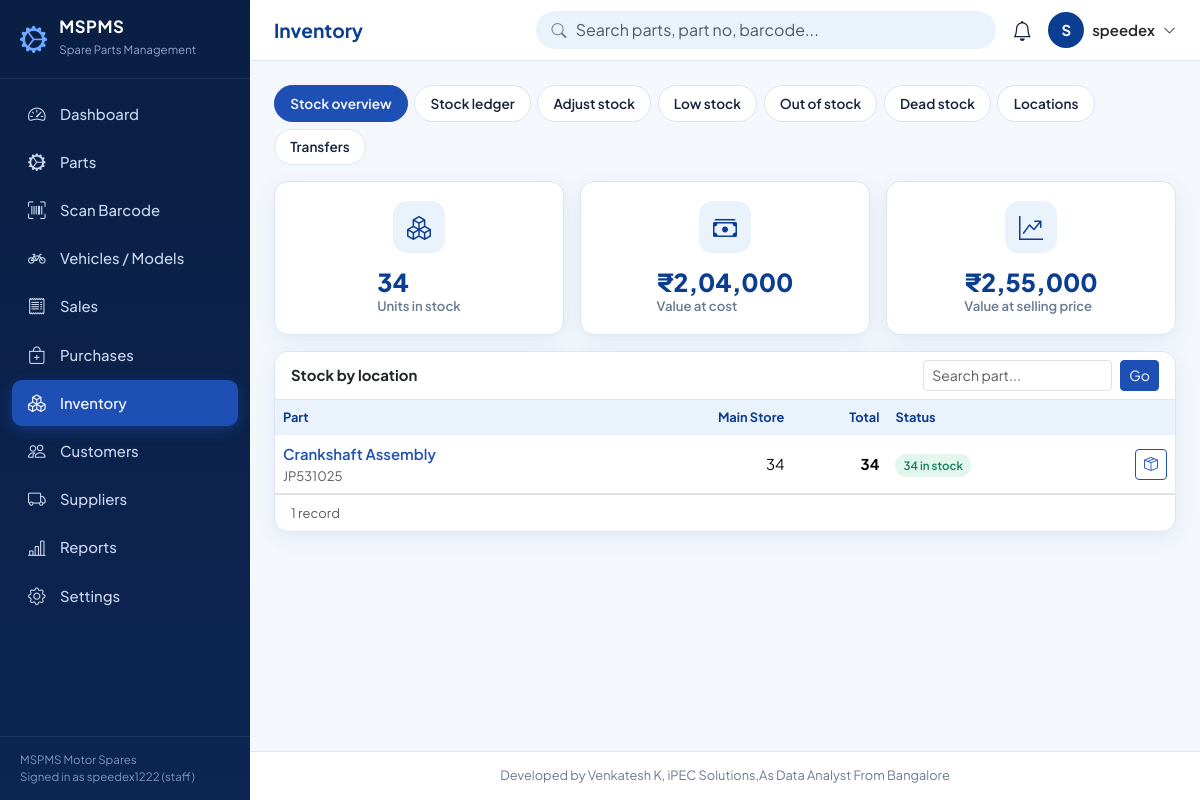
The page /inventory (signed in) on the database its author committed.
### tables this page shows
CREATE TABLE settings (
    key   TEXT PRIMARY KEY,
    value TEXT
);

CREATE TABLE users (
    id            INTEGER PRIMARY KEY AUTOINCREMENT,
    username      TEXT NOT NULL UNIQUE COLLATE NOCASE CHECK (length(username) >= 3),
    password_hash TEXT NOT NULL,
    full_name     TEXT NOT NULL,
    email         TEXT,
    role          TEXT NOT NULL DEFAULT 'staff' CHECK (role IN ('admin','manager','staff')),
    active        INTEGER NOT NULL DEFAULT 1 CHECK (active IN (0,1)),
    created_at    TEXT NOT NULL DEFAULT (datetime('now','localtime'))
);

CREATE TABLE locations (
    id      INTEGER PRIMARY KEY AUTOINCREMENT,
    name    TEXT NOT NULL UNIQUE COLLATE NOCASE,
    type    TEXT NOT NULL DEFAULT 'Store' CHECK (type IN ('Store','Warehouse','Rack')),
    address TEXT
);

CREATE TABLE parts (
    id            INTEGER PRIMARY KEY AUTOINCREMENT,
    part_no       TEXT NOT NULL UNIQUE COLLATE NOCASE,
    name          TEXT NOT NULL,
    category_id   INTEGER NOT NULL REFERENCES categories(id) ON DELETE RESTRICT,
    brand_id      INTEGER REFERENCES brands(id) ON DELETE SET NULL,
    description   TEXT,
    cost_price    REAL NOT NULL DEFAULT 0 CHECK (cost_price >= 0),
    selling_price REAL NOT NULL DEFAULT 0 CHECK (selling_price >= 0),
    gst_percent   REAL NOT NULL DEFAULT 18 CHECK (gst_percent BETWEEN 0 AND 100),
    reorder_level INTEGER NOT NULL DEFAULT 5 CHECK (reorder_level >= 0),
    rack          TEXT,
    barcode       TEXT NOT NULL UNIQUE,
    image         TEXT,
    created_at    TEXT NOT NULL DEFAULT (datetime('now','localtime')),
    updated_at    TEXT NOT NULL DEFAULT (datetime('now','localtime'))
);

### app.py (the view, shortened to what this page needs)
@app.route("/inventory", defaults={"view": "stock"})
@app.route("/inventory/<view>")
def inventory(view):
    if view not in INV_VIEWS:
        abort(404)
    a = request.args
    locs = qall("SELECT * FROM locations ORDER BY name")
    ctx = dict(view=view, locations=locs, a=a, rows=[], pg=None)
    q = a.get("q", "").strip()
    like = [f"%{q}%"] * 3
    if view == "stock":
        sql = PARTS_SQL + (" WHERE p.name LIKE ? OR p.part_no LIKE ? OR p.barcode LIKE ?" if q else "") + " ORDER BY p.name"
        rows, pg = paginate(sql, like if q else [], page_arg(), 12)
        matrix = {}
        if rows:
            marks = ",".join("?" * len(rows))
            for s in qall(f"SELECT part_id, location_id, qty FROM stock WHERE part_id IN ({marks})", [r["id"] for r in rows]):
                matrix[(s["part_id"], s["location_id"])] = s["qty"]
        ctx.update(rows=rows, pg=pg, matrix=matrix,
                   totals=qone("""SELECT COALESCE(SUM(s.qty),0) units, COALESCE(SUM(s.qty*p.cost_price),0) cost,
                                  COALESCE(SUM(s.qty*p.selling_price),0) retail FROM stock s JOIN parts p ON p.id=s.part_id"""))
    elif view in ("low", "out"):
        cond = ("total_qty <= reorder_level AND total_qty > 0" if view == "low" else "total_qty = 0")
        ctx["rows"], ctx["pg"] = paginate(f"SELECT * FROM ({PARTS_SQL}) WHERE {cond} ORDER BY total_qty, name", [], page_arg(), 12)
    elif view == "locations":
        ctx["rows"] = qall("""SELECT l.*, COUNT(DISTINCT CASE WHEN s.qty>0 THEN s.part_id END) parts_count,
                              COALESCE(SUM(s.qty),0) units, COALESCE(SUM(s.qty*p.cost_price),0) value
                              FROM locations l LEFT JOIN stock s ON s.location_id=l.id LEFT JOIN parts p ON p.id=s.part_id
                              GROUP BY l.id ORDER BY l.name""")
    return render_template("inventory.html", **ctx)

### app.py (called while the page is built)
def get_db():
    if "db" not in g:
        g.db = sqlite3.connect(DB_PATH)
        g.db.row_factory = sqlite3.Row
        g.db.execute("PRAGMA foreign_keys = ON")
    return g.db

def qall(sql, args=()):
    return get_db().execute(sql, args).fetchall()

def qone(sql, args=()):
    return get_db().execute(sql, args).fetchone()

def S(key, default=""):
    row = qone("SELECT value FROM settings WHERE key=?", (key,))
    return row["value"] if row and row["value"] is not None else default

def paginate(sql, args, page, per=10):
    total = qone(f"SELECT COUNT(*) c FROM ({sql})", args)["c"]
    pages = max(1, -(-total // per))
    page = min(max(page, 1), pages)
    rows = qall(f"{sql} LIMIT ? OFFSET ?", (*args, per, (page - 1) * per))
    return rows, dict(page=page, pages=pages, total=total, per=per)

def page_arg():
    try:
        return int(request.args.get("page", 1))
    except ValueError:
        return 1

def inr(v, dec=2):
    try:
        v = float(v or 0)
    except (TypeError, ValueError):
        return v
    neg, v = v < 0, abs(v)
    whole, _, frac = f"{v:.{dec}f}".partition(".")
    if len(whole) > 3:
        head, tail, groups = whole[:-3], whole[-3:], []
        while len(head) > 2:
            groups.insert(0, head[-2:])
            head = head[:-2]
        if head:
            groups.insert(0, head)
        whole = ",".join(groups + [tail])
    return ("-" if neg else "") + "₹" + whole + ("." + frac if dec else "")

@app.template_filter("inr")
def inr_filter(v, dec=2):
    return inr(v, dec)

@app.template_global()
def csrf_token():
    if "_csrf" not in session:
        session["_csrf"] = secrets.token_hex(16)
    return session["_csrf"]

@app.template_global()
def csrf_input():
    return Markup(f'<input type="hidden" name="csrf_token" value="{csrf_token()}">')

@app.context_processor
def inject_globals():
    ctx = dict(CREDIT=CREDIT, shop_name=S("shop_name", "MSPMS"))
    if g.get("user"):
        ctx["low_count"] = qone(f"SELECT COUNT(*) c FROM ({PARTS_SQL}) WHERE total_qty <= reorder_level")["c"]
        ctx["low_list"] = qall(f"{PARTS_SQL} WHERE COALESCE(t.q,0) <= p.reorder_level ORDER BY total_qty LIMIT 6")
    return ctx

### templates/inventory.html (shortened to what this page needs)
{% extends 'base.html' %}
{% from 'macros.html' import pager, stock_badge, stock_modal, delete_btn, empty %}
{% block title %}Inventory{% endblock %}
{% block content %}
<div class="subnav no-print">
  {% for k, l in [('stock','Stock overview'),('ledger','Stock ledger'),('adjust','Adjust stock'),('low','Low stock'),('out','Out of stock'),('dead','Dead stock'),('locations','Locations'),('transfers','Transfers')] %}
  <a href="{{ url_for('inventory', view=k) }}" class="{{ 'active' if view == k }}">{{ l }}</a>{% endfor %}
</div>
{% if view == 'stock' %}
<div class="row g-3 mb-3">
  <div class="col-md-4"><div class="card kpi"><div class="ico"><i class="bi bi-boxes"></i></div><div><div class="val">{{ totals.units }}</div><div class="lbl">Units in stock</div></div></div></div>
  <div class="col-md-4"><div class="card kpi"><div class="ico"><i class="bi bi-cash-stack"></i></div><div><div class="val">{{ totals.cost|inr(0) }}</div><div class="lbl">Value at cost</div></div></div></div>
  <div class="col-md-4"><div class="card kpi"><div class="ico"><i class="bi bi-graph-up-arrow"></i></div><div><div class="val">{{ totals.retail|inr(0) }}</div><div class="lbl">Value at selling price</div></div></div></div>
</div>
<div class="card"><div class="card-header"><span>Stock by location</span><form method="get" class="d-flex gap-2"><input class="form-control form-control-sm" name="q" value="{{ a.get('q','') }}" placeholder="Search part..."><button class="btn btn-sm btn-primary">Go</button></form></div>
<div class="table-responsive"><table class="table table-hover"><thead><tr><th>Part</th>{% for l in locations %}<th class="text-end">{{ l.name }}</th>{% endfor %}<th class="text-end">Total</th><th>Status</th><th></th></tr></thead><tbody>
{% for p in rows %}<tr><td><a class="fw-semibold text-decoration-none" href="{{ url_for('part_detail', pid=p.id) }}">{{ p.name }}</a><div class="small text-muted">{{ p.part_no }}</div></td>
  {% for l in locations %}<td class="text-end">{{ matrix.get((p.id, l.id), 0) }}</td>{% endfor %}<td class="text-end fw-bold">{{ p.total_qty }}</td><td>{{ stock_badge(p.total_qty, p.reorder_level) }}</td>
  <td class="text-end"><button class="btn btn-sm btn-outline-primary" onclick="openStockModal({{ p.id }}, {{ p.name|tojson|forceescape }})"><i class="bi bi-box-seam"></i></button></td></tr>
{% else %}<tr><td colspan="{{ locations|length + 4 }}">{{ empty('No parts found.') }}</td></tr>{% endfor %}</tbody></table></div>{{ pager(pg) }}</div>
{% endif %}
{% endblock %}

### templates/base.html (shortened to what this page needs)
<!doctype html>
<html lang="en">
<head>
  <link href="https://cdn.jsdelivr.net/npm/bootstrap@5.3.3/dist/css/bootstrap.min.css" rel="stylesheet">
  <link href="https://cdn.jsdelivr.net/npm/bootstrap-icons@1.11.3/font/bootstrap-icons.min.css" rel="stylesheet">
  <link href="{{ url_for('static', filename='css/style.css') }}" rel="stylesheet">
</head>
<body>
{% set nav = [
  ('/', 'Dashboard', 'speedometer2'), ('/parts', 'Parts', 'gear-wide-connected'), ('/scan', 'Scan Barcode', 'upc-scan'),
  ('/bikes', 'Vehicles / Models', 'bicycle'), ('/sales', 'Sales', 'receipt'), ('/purchases', 'Purchases', 'bag-plus'),
  ('/inventory', 'Inventory', 'boxes'), ('/customers', 'Customers', 'people'), ('/suppliers', 'Suppliers', 'truck'),
  ('/reports', 'Reports', 'bar-chart-line'), ('/settings', 'Settings', 'gear')] %}
<aside class="sidebar" id="sidebar" aria-label="Main navigation">
  <div class="brand"><i class="bi bi-gear-wide-connected"></i><div><b>MSPMS</b><small>Spare Parts Management</small></div></div>
  <nav>
    {% for href, label, icon in nav %}
    <a href="{{ href }}" class="{{ 'active' if (request.path == '/' if href == '/' else request.path.startswith(href)) }}"><i class="bi bi-{{ icon }}"></i>{{ label }}</a>
    {% endfor %}
  </nav>
  <div class="side-foot">{{ shop_name }}<br>Signed in as {{ g.user.username }} ({{ g.user.role }})</div>
</aside>
<div class="main">
  <header class="topbar no-print">
    <h1 class="page-title">{% block page_title %}{{ self.title() }}{% endblock %}</h1>
    <div class="gsearch d-none d-sm-block">
      <i class="bi bi-search"></i>
      <form action="{{ url_for('parts_list') }}" method="get" autocomplete="off">
        <input class="form-control" id="globalSearch" name="q" placeholder="Search parts, part no, barcode..." aria-label="Search parts">
      </form>
    </div>
    <div class="dropdown ms-auto ms-sm-0">
      <a href="#" class="bell" data-bs-toggle="dropdown" aria-label="Notifications"><i class="bi bi-bell"></i>
        {% if low_count %}<span class="badge rounded-pill bg-danger">{{ low_count }}</span>{% endif %}</a>
    </div>
    <div class="dropdown">
      <a href="#" class="d-flex align-items-center gap-2 text-decoration-none text-dark" data-bs-toggle="dropdown" aria-label="User menu">
        <span class="avatar">{{ g.user.full_name[:1]|upper }}</span><span class="d-none d-md-inline fw-semibold">{{ g.user.full_name }}</span><i class="bi bi-chevron-down small"></i></a>
    </div>
  </header>
  <main class="content">
    {% block content %}{% endblock %}
  </main>
  <footer class="app-footer">{{ CREDIT }}</footer>
</div>
</body>
</html>

### templates/macros.html (shortened to what this page needs)
{% macro pager(pg) %}
{% if pg and pg.pages > 1 %}
<nav class="d-flex flex-wrap justify-content-between align-items-center gap-2 px-3 py-2 border-top no-print" aria-label="Pagination">
  <small class="text-muted">Showing page {{ pg.page }} of {{ pg.pages }} &middot; {{ pg.total }} records</small>
  <ul class="pagination pagination-sm mb-0">
    <li class="page-item {{ 'disabled' if pg.page <= 1 }}"><a class="page-link" href="{{ page_url(pg.page - 1) }}">Prev</a></li>
    {% for p in range(1, pg.pages + 1) %}
      {% if p == 1 or p == pg.pages or (p - pg.page)|abs <= 1 %}
      <li class="page-item {{ 'active' if p == pg.page }}"><a class="page-link" href="{{ page_url(p) }}">{{ p }}</a></li>
      {% elif (p - pg.page)|abs == 2 %}<li class="page-item disabled"><span class="page-link">&hellip;</span></li>{% endif %}
    {% endfor %}
    <li class="page-item {{ 'disabled' if pg.page >= pg.pages }}"><a class="page-link" href="{{ page_url(pg.page + 1) }}">Next</a></li>
  </ul>
</nav>
{% elif pg %}<div class="px-3 py-2 border-top small text-muted">{{ pg.total }} record{{ '' if pg.total == 1 else 's' }}</div>{% endif %}
{% endmacro %}
{% macro stock_badge(qty, reorder) %}
{% if qty <= 0 %}<span class="badge-soft b-out">Out of stock</span>
{% elif qty <= reorder %}<span class="badge-soft b-low">Low &middot; {{ qty }}</span>
{% else %}<span class="badge-soft b-ok">{{ qty }} in stock</span>{% endif %}
{% endmacro %}

### static/css/style.css (style rules this page uses)
:root { --navy:#0A1F44; --royal:#0B3D91; --blue:#1E4FB5; --panel:#EAF2FB; --bg:#F4F8FD; --ink:#16233b; --muted:#6b7a93; --line:#dbe5f3; --ok:#12805c; --warn:#b7791f; --bad:#c0392b; --radius:14px; --shadow:0 6px 22px rgba(11,61,145,.08); --bs-primary:#1E4FB5; --bs-primary-rgb:30,79,181; --bs-body-font-family:'Plus Jakarta Sans',system-ui,-apple-system,'Segoe UI',Roboto,sans-serif; }
body { background:var(--bg);color:var(--ink);font-size:.93rem }
a { color:var(--blue) }
.btn-primary { --bs-btn-bg:var(--blue);--bs-btn-border-color:var(--blue);--bs-btn-hover-bg:var(--royal);--bs-btn-hover-border-color:var(--royal);--bs-btn-active-bg:var(--royal);--bs-btn-disabled-bg:var(--blue) }
.btn-outline-primary { --bs-btn-color:var(--blue);--bs-btn-border-color:var(--blue);--bs-btn-hover-bg:var(--blue);--bs-btn-hover-border-color:var(--blue) }
.sidebar { position:fixed;inset:0 auto 0 0;width:250px;background:linear-gradient(180deg,var(--navy) 0%,#0c2552 100%);color:#c9d6ee;z-index:1040;display:flex;flex-direction:column;transition:transform .25s ease }
.sidebar .brand { display:flex;gap:.75rem;align-items:center;padding:1.15rem 1.25rem;border-bottom:1px solid rgba(255,255,255,.08);color:#fff }
.sidebar .brand i { font-size:1.7rem;color:#6ea8ff }
.sidebar .brand b { display:block;letter-spacing:.5px;font-size:1.05rem;line-height:1.1 }
.sidebar .brand small { color:#8fa6d1;font-size:.72rem }
.sidebar nav { padding:.75rem;overflow-y:auto;flex:1 }
.sidebar nav a { display:flex;align-items:center;gap:.8rem;padding:.62rem .9rem;border-radius:10px;color:#c9d6ee;text-decoration:none;margin-bottom:2px;font-weight:500 }
.sidebar nav a i { font-size:1.1rem;width:1.3rem;text-align:center }
.sidebar nav a.active { background:var(--blue);color:#fff;box-shadow:0 4px 14px rgba(30,79,181,.45) }
.sidebar .side-foot { padding:.9rem 1.25rem;font-size:.72rem;color:#7f95c0;border-top:1px solid rgba(255,255,255,.08) }
.main { margin-left:250px;min-height:100vh;display:flex;flex-direction:column }
.topbar { position:sticky;top:0;z-index:1020;background:#fff;border-bottom:1px solid var(--line);padding:.7rem 1.5rem;display:flex;align-items:center;gap:1rem }
.page-title { font-size:1.2rem;font-weight:700;margin:0;color:var(--royal);white-space:nowrap }
.gsearch { position:relative;flex:1;max-width:460px;margin-left:auto }
.gsearch input { border-radius:30px;padding-left:2.4rem;background:var(--panel);border-color:transparent }
.gsearch>i { position:absolute;left:.95rem;top:50%;transform:translateY(-50%);color:var(--muted) }
.bell { position:relative;color:var(--ink);font-size:1.25rem }
.avatar { width:36px;height:36px;border-radius:50%;background:var(--royal);color:#fff;display:inline-flex;align-items:center;justify-content:center;font-weight:700 }
.content { padding:1.5rem;flex:1 }
.app-footer { padding:.9rem 1.5rem;text-align:center;color:var(--muted);font-size:.8rem;border-top:1px solid var(--line);background:#fff }
.card { border:1px solid var(--line);border-radius:var(--radius);box-shadow:var(--shadow) }
.card-header { background:#fff;border-bottom:1px solid var(--line);font-weight:700;border-radius:var(--radius) var(--radius) 0 0!important;display:flex;align-items:center;justify-content:space-between;gap:.5rem }
.kpi { display:flex;align-items:center;gap:1rem;padding:1.15rem 1.25rem }
.kpi .ico { width:52px;height:52px;border-radius:14px;background:var(--panel);color:var(--royal);display:flex;align-items:center;justify-content:center;font-size:1.5rem;flex:none }
.kpi .val { font-size:1.55rem;font-weight:800;line-height:1.1;color:var(--royal) }
.kpi .lbl { color:var(--muted);font-weight:600;font-size:.82rem }
.table { --bs-table-bg:transparent;margin-bottom:0 }
.table thead th { background:var(--panel);color:var(--royal);font-weight:700;font-size:.8rem;border-bottom:0;white-space:nowrap }
.table td { vertical-align:middle }
.badge-soft { padding:.38em .7em;border-radius:20px;font-weight:600;font-size:.72rem }
.b-ok { background:#e3f6ee;color:var(--ok) }
.subnav { display:flex;gap:.4rem;flex-wrap:wrap;margin-bottom:1rem }
.subnav a { padding:.45rem .95rem;border-radius:30px;background:#fff;border:1px solid var(--line);text-decoration:none;color:var(--ink);font-weight:600;font-size:.85rem }
.subnav a.active { background:var(--blue);border-color:var(--blue);color:#fff }

### rows shown on the page
settings: value "MSPMS Motor Spares"
users: user.username "speedex1222", user.role "staff", user "S", user.full_name "speedex"
locations: name "Main Store", get "34"
parts: name "Crankshaft Assembly", part_no "JP531025", total_qty "34", qty "34"

### other values the page prints
{{ label }} "Dashboard" "Parts" "Scan Barcode" "Vehicles / Models" "Sales" "Purchases" "Inventory" "Customers" "Suppliers" "Reports" "Settings"
{{ l }} "Stock overview" "Stock ledger" "Adjust stock" "Low stock" "Out of stock" "Dead stock" "Locations" "Transfers"
{{ totals.units }} "34"
{{ totals.cost|inr(0) }} "₹2,04,000"
{{ totals.retail|inr(0) }} "₹2,55,000"
{{ pg.total }} "1"
{{ CREDIT }} "Developed by Venkatesh K, iPEC Solutions,As Data Analyst From Bangalore"
